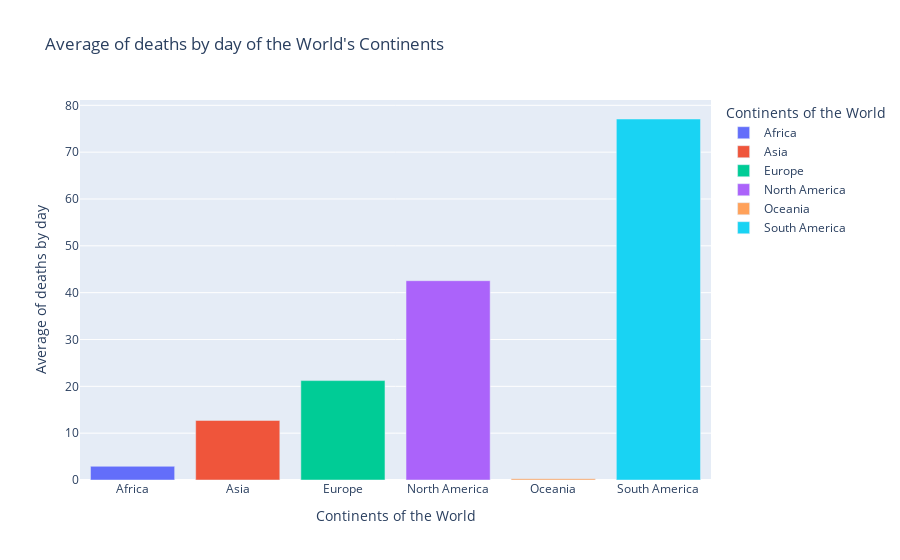

Notebook code for this chart:
### Markdown cell above
2. Plot a bar plot with plotly express for average death number that compares continents.

### Code cell
df_cont = df.groupby("continent").new_deaths.mean().reset_index()

fig = px.bar(data_frame = df_cont, x='continent', y='new_deaths',color='continent',
            labels={
                'continent':'Continents of the World',
                'new_deaths':'Average of deaths by day'
            }, title="Average of deaths by day of the World's Continents")
fig.show()

### Figure 1 — Plotly figure (JSON) as saved in the notebook; plotly's stock layout.template omitted (floating-point values rounded to 4 significant figures)
{"data": [{"alignmentgroup": "True", "hovertemplate": "Continents of the World=%{x}<br>Average of deaths by day=%{y}<extra></extra>", "legendgroup": "Africa", "marker": {"color": "#636efa"}, "name": "Africa", "offsetgroup": "Africa", "orientation": "v", "showlegend": true, "textposition": "auto", "type": "bar", "x": ["Africa"], "xaxis": "x", "y": [2.923], "yaxis": "y"}, {"alignmentgroup": "True", "hovertemplate": "Continents of the World=%{x}<br>Average of deaths by day=%{y}<extra></extra>", "legendgroup": "Asia", "marker": {"color": "#EF553B"}, "name": "Asia", "offsetgroup": "Asia", "orientation": "v", "showlegend": true, "textposition": "auto", "type": "bar", "x": ["Asia"], "xaxis": "x", "y": [12.72], "yaxis": "y"}, {"alignmentgroup": "True", "hovertemplate": "Continents of the World=%{x}<br>Average of deaths by day=%{y}<extra></extra>", "legendgroup": "Europe", "marker": {"color": "#00cc96"}, "name": "Europe", "offsetgroup": "Europe", "orientation": "v", "showlegend": true, "textposition": "auto", "type": "bar", "x": ["Europe"], "xaxis": "x", "y": [21.22], "yaxis": "y"}, {"alignmentgroup": "True", "hovertemplate": "Continents of the World=%{x}<br>Average of deaths by day=%{y}<extra></extra>", "legendgroup": "North America", "marker": {"color": "#ab63fa"}, "name": "North America", "offsetgroup": "North America", "orientation": "v", "showlegend": true, "textposition": "auto", "type": "bar", "x": ["North America"], "xaxis": "x", "y": [42.56], "yaxis": "y"}, {"alignmentgroup": "True", "hovertemplate": "Continents of the World=%{x}<br>Average of deaths by day=%{y}<extra></extra>", "legendgroup": "Oceania", "marker": {"color": "#FFA15A"}, "name": "Oceania", "offsetgroup": "Oceania", "orientation": "v", "showlegend": true, "textposition": "auto", "type": "bar", "x": ["Oceania"], "xaxis": "x", "y": [0.2783], "yaxis": "y"}, {"alignmentgroup": "True", "hovertemplate": "Continents of the World=%{x}<br>Average of deaths by day=%{y}<extra></extra>", "legendgroup": "South America", "marker": {"color": "#19d3f3"}, "name": "South America", "offsetgroup": "South America", "orientation": "v", "showlegend": true, "textposition": "auto", "type": "bar", "x": ["South America"], "xaxis": "x", "y": [77.08], "yaxis": "y"}], "layout": {"barmode": "relative", "legend": {"title": {"text": "Continents of the World"}, "tracegroupgap": 0}, "title": {"text": "Average of deaths by day of the World's Continents"}, "xaxis": {"anchor": "y", "categoryarray": ["Africa", "Asia", "Europe", "North America", "Oceania", "South America"], "categoryorder": "array", "domain": [0, 1], "title": {"text": "Continents of the World"}}, "yaxis": {"anchor": "x", "domain": [0, 1], "title": {"text": "Average of deaths by day"}}}}
